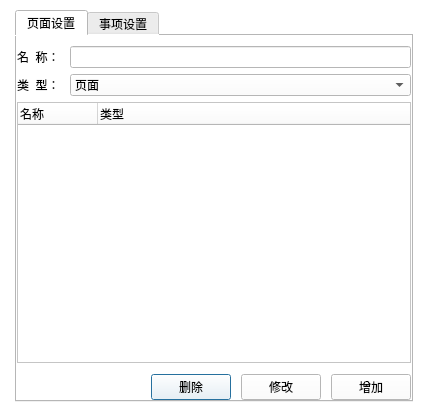
<?xml version="1.0" encoding="UTF-8"?>
<ui version="4.0">
 <class>QEventUISetBase</class>
 <widget class="QDialog" name="QEventUISetBase">
  <property name="geometry">
   <rect>
    <x>0</x>
    <y>0</y>
    <width>428</width>
    <height>417</height>
   </rect>
  </property>
  <property name="windowTitle">
   <string>实时事项界面设置</string>
  </property>
  <property name="styleSheet">
   <string notr="true">background-color: rgb(255, 255, 255);</string>
  </property>
  <layout class="QGridLayout" name="gridLayout_2">
   <property name="leftMargin">
    <number>15</number>
   </property>
   <property name="topMargin">
    <number>10</number>
   </property>
   <property name="rightMargin">
    <number>15</number>
   </property>
   <property name="bottomMargin">
    <number>15</number>
   </property>
   <property name="spacing">
    <number>0</number>
   </property>
   <item row="0" column="0">
    <widget class="QTabWidget" name="m_tabWidget">
     <property name="enabled">
      <bool>true</bool>
     </property>
     <property name="currentIndex">
      <number>0</number>
     </property>
     <widget class="QWidget" name="tab">
      <attribute name="title">
       <string>页面设置</string>
      </attribute>
      <layout class="QGridLayout" name="gridLayout">
       <property name="leftMargin">
        <number>0</number>
       </property>
       <property name="topMargin">
        <number>10</number>
       </property>
       <property name="rightMargin">
        <number>0</number>
       </property>
       <property name="bottomMargin">
        <number>0</number>
       </property>
       <property name="horizontalSpacing">
        <number>9</number>
       </property>
       <property name="verticalSpacing">
        <number>6</number>
       </property>
       <item row="1" column="0">
        <layout class="QHBoxLayout" name="horizontalLayout_2">
         <property name="spacing">
          <number>10</number>
         </property>
         <item>
          <widget class="QLabel" name="textLabel1">
           <property name="sizePolicy">
            <sizepolicy hsizetype="Fixed" vsizetype="Preferred">
             <horstretch>0</horstretch>
             <verstretch>0</verstretch>
            </sizepolicy>
           </property>
           <property name="text">
            <string>类  型：</string>
           </property>
           <property name="wordWrap">
            <bool>false</bool>
           </property>
          </widget>
         </item>
         <item>
          <widget class="QComboBox" name="m_pageType">
           <item>
            <property name="text">
             <string>页面</string>
            </property>
           </item>
           <item>
            <property name="text">
             <string>窗口</string>
            </property>
           </item>
          </widget>
         </item>
        </layout>
       </item>
       <item row="0" column="0">
        <layout class="QHBoxLayout" name="horizontalLayout">
         <property name="spacing">
          <number>10</number>
         </property>
         <item>
          <widget class="QLabel" name="textLabel1_2">
           <property name="text">
            <string>名  称：</string>
           </property>
           <property name="wordWrap">
            <bool>false</bool>
           </property>
          </widget>
         </item>
         <item>
          <widget class="QLineEdit" name="m_pageNameEdit"/>
         </item>
        </layout>
       </item>
       <item row="4" column="0">
        <layout class="QHBoxLayout" name="horizontalLayout_5">
         <property name="spacing">
          <number>10</number>
         </property>
         <item>
          <spacer name="horizontalSpacer_4">
           <property name="orientation">
            <enum>Qt::Horizontal</enum>
           </property>
           <property name="sizeHint" stdset="0">
            <size>
             <width>40</width>
             <height>20</height>
            </size>
           </property>
          </spacer>
         </item>
         <item>
          <widget class="QPushButton" name="m_delPageBtn">
           <property name="text">
            <string>删除</string>
           </property>
          </widget>
         </item>
         <item>
          <widget class="QPushButton" name="m_modPageBtn">
           <property name="text">
            <string>修改</string>
           </property>
          </widget>
         </item>
         <item>
          <widget class="QPushButton" name="m_addPageBtn">
           <property name="text">
            <string>增加</string>
           </property>
          </widget>
         </item>
        </layout>
       </item>
       <item row="2" column="0">
        <widget class="QTreeWidget" name="m_pageList">
         <attribute name="headerDefaultSectionSize">
          <number>80</number>
         </attribute>
         <column>
          <property name="text">
           <string>名称</string>
          </property>
         </column>
         <column>
          <property name="text">
           <string>类型</string>
          </property>
         </column>
        </widget>
       </item>
       <item row="3" column="0">
        <spacer name="verticalSpacer_2">
         <property name="orientation">
          <enum>Qt::Vertical</enum>
         </property>
         <property name="sizeType">
          <enum>QSizePolicy::Fixed</enum>
         </property>
         <property name="sizeHint" stdset="0">
          <size>
           <width>20</width>
           <height>5</height>
          </size>
         </property>
        </spacer>
       </item>
      </layout>
     </widget>
     <widget class="QWidget" name="TabPage">
      <attribute name="title">
       <string>事项设置</string>
      </attribute>
      <layout class="QVBoxLayout" name="verticalLayout_2">
       <property name="leftMargin">
        <number>0</number>
       </property>
       <property name="rightMargin">
        <number>0</number>
       </property>
       <property name="bottomMargin">
        <number>0</number>
       </property>
       <item>
        <layout class="QHBoxLayout" name="horizontalLayout_3">
         <item>
          <widget class="QLabel" name="textLabel5">
           <property name="sizePolicy">
            <sizepolicy hsizetype="Fixed" vsizetype="Preferred">
             <horstretch>0</horstretch>
             <verstretch>0</verstretch>
            </sizepolicy>
           </property>
           <property name="text">
            <string>页面：</string>
           </property>
           <property name="wordWrap">
            <bool>false</bool>
           </property>
          </widget>
         </item>
         <item>
          <widget class="QComboBox" name="m_eventPageCB"/>
         </item>
         <item>
          <spacer name="horizontalSpacer_2">
           <property name="orientation">
            <enum>Qt::Horizontal</enum>
           </property>
           <property name="sizeHint" stdset="0">
            <size>
             <width>40</width>
             <height>20</height>
            </size>
           </property>
          </spacer>
         </item>
        </layout>
       </item>
       <item>
        <layout class="QHBoxLayout" name="horizontalLayout_6">
         <item>
          <widget class="QTreeWidget" name="m_eventTypeListView">
           <column>
            <property name="text">
             <string>事项分类</string>
            </property>
           </column>
          </widget>
         </item>
         <item>
          <layout class="QVBoxLayout" name="verticalLayout">
           <item>
            <widget class="QTreeWidget" name="m_rtuList">
             <column>
              <property name="text">
               <string>厂站</string>
              </property>
             </column>
            </widget>
           </item>
           <item>
            <widget class="QTreeWidget" name="m_eventLevelList">
             <column>
              <property name="text">
               <string>级别</string>
              </property>
             </column>
            </widget>
           </item>
          </layout>
         </item>
        </layout>
       </item>
       <item>
        <spacer name="verticalSpacer">
         <property name="orientation">
          <enum>Qt::Vertical</enum>
         </property>
         <property name="sizeType">
          <enum>QSizePolicy::Fixed</enum>
         </property>
         <property name="sizeHint" stdset="0">
          <size>
           <width>20</width>
           <height>5</height>
          </size>
         </property>
        </spacer>
       </item>
       <item>
        <layout class="QHBoxLayout" name="horizontalLayout_4">
         <property name="spacing">
          <number>10</number>
         </property>
         <item>
          <spacer name="horizontalSpacer">
           <property name="orientation">
            <enum>Qt::Horizontal</enum>
           </property>
           <property name="sizeHint" stdset="0">
            <size>
             <width>40</width>
             <height>20</height>
            </size>
           </property>
          </spacer>
         </item>
         <item>
          <widget class="QPushButton" name="m_cancelBtn">
           <property name="text">
            <string>取消</string>
           </property>
          </widget>
         </item>
         <item>
          <widget class="QPushButton" name="m_saveBtn">
           <property name="text">
            <string>保存</string>
           </property>
          </widget>
         </item>
        </layout>
       </item>
      </layout>
     </widget>
    </widget>
   </item>
  </layout>
 </widget>
 <resources/>
 <connections/>
</ui>
